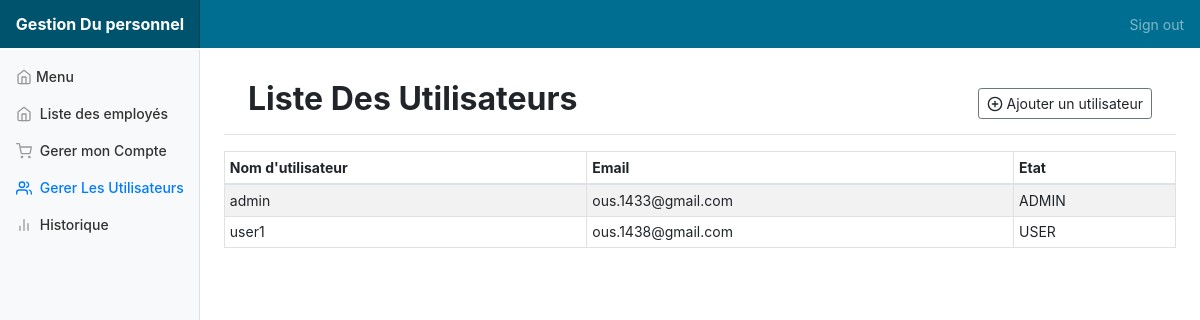
The page /Users.php (signed in) on the database its author committed.
### tables this page shows
CREATE TABLE IF NOT EXISTS `users` (
  `codeU` int(11) NOT NULL AUTO_INCREMENT,
  `NomU` varchar(50) NOT NULL,
  `MotDePasse` varchar(100) NOT NULL,
  `Permission` int(11) NOT NULL,
  `Email` varchar(40) DEFAULT NULL,
  PRIMARY KEY (`codeU`)
);

### Users.php (the view, shortened to what this page needs)
<!doctype html>
<html lang="fr">
    <head>
        <link href="bootstrap/css/bootstrap.min.css" rel="stylesheet">
        <link href="dashboard.css" rel="stylesheet">
        <link rel="stylesheet" href="jquery-ui-1.12.1/jquery-ui.css">
        <link href="jQuery-contextMenu-master/dist/jquery.contextMenu.css" rel="stylesheet">
    </head>
    <body>
      <?php
          include('navbar.php');
      ?>
      <nav class="col-md-2 d-none d-md-block bg-light sidebar" style="margin-top: 50px">
  <div class="sidebar-sticky">
    <ul class="nav flex-column">
      <li class="nav-item">
        <a class="nav-link"  href="dashboard.php"><span data-feather="home"></span>Menu<span class="sr-only"></span></a>
      </li>
      <li class="nav-item">
        <a class="nav-link"  href="employe.php"><span data-feather="home"></span> Liste des employés<span class="sr-only"></span></a>
      </li>
      <li class="nav-item">
        <a class="nav-link" href="Profile.php"> <span data-feather="shopping-cart"></span> Gerer mon Compte </a>
      </li>
      <?php
        if ($_SESSION['Permission']==1) {
       ?>
      <li class="nav-item">
        <a class="nav-link active text-capitalize" href="Users.php"> <span data-feather="users"></span> Gerer les Utilisateurs </a>
      </li>
      <?php
        }
       ?>
      <li class="nav-item">
        <a class="nav-link" href="Historique.php"> <span data-feather="bar-chart-2"></span> Historique </a>
      </li>
    </ul>
  </div>
</nav>
      <main role="main" class="col-md-9 ml-sm-auto col-lg-10 pt-3 px-4">
      <div id="Français">
          <div class="d-flex justify-content-between flex-wrap flex-md-nowrap align-items-center  pb-2 mb-3 border-bottom pt-3 px-4">
              <h1 class="h2 text-capitalize"><b>liste des utilisateurs</b></h1>
              <div class="btn-toolbar mb-2 mb-md-0">
                  <a class="btn btn-sm btn-outline-secondary" role="button" data-toggle="modal" data-target="#ii">
                    <span data-feather="plus-circle"></span>
                    Ajouter un utilisateur
                  </a>
              </div>
          </div>
         <?php
  include('database.php');
    try
    {
        $bdd = new PDO("mysql:host=$host;dbname=$dbname;charset=utf8", $un, $pw);
    }
    catch(Exception $e)
    {
        die('Erreur : '.$e->getMessage());
    }
         ?>
          <div  class="table-responsive" style="width: 100%;">
              <table id="ttable" class="table table-striped table-sm table-bordered table-ba table-hover" style=" margin-right: 2%">
                  <thead>
                      <tr>
                          <th onclick="sortTable(1)">Nom d'utilisateur</th>
                          <th onclick="sortTable(2)">Email</th>
                          <th onclick="sortTable(3)">Etat</th>
                      </tr>
                  </thead>
                  <tbody>
                      <?php
                          $reponse = $bdd->query("SELECT CodeU,NomU,email,Permission FROM users WHERE Permission != 3 ORDER BY Permission");
                          while ($donnees = $reponse->fetch())
                          {
                      ?>
                      <tr>
                          <td><?php echo $donnees['NomU']; ?></td>
                          <td><?php echo $donnees['email']; ?></td>
                          <td><?php if ($donnees['Permission'] == 1) {
                            echo "ADMIN";
                          }elseif ($donnees['Permission'] == 2) {
                            echo "USER";
                          }else echo "Ancient"; ?></td>
                      </tr>
                        <?php
                            }
                         ?>
                  </tbody>
              </table>
          </div>
      </div>
</main>
  </body>
</html>

### dashboard.css (style rules this page uses)
body { font-size: .875rem; width: 100%; }
.feather { width: 16px; height: 16px; vertical-align: text-bottom; }
.sidebar { position: fixed; top: 0; bottom: 0; left: 0; z-index: 100; padding: 0; box-shadow: inset -1px 0 0 rgba(0, 0, 0, .1); }
.sidebar-sticky { position: -webkit-sticky; position: sticky; top: 48px; height: calc(100vh - 48px); padding-top: .5rem; overflow-x: hidden; overflow-y: auto; }
.sidebar .nav-link { font-weight: 500; color: #333; }
.sidebar .nav-link .feather { margin-right: 4px; color: #999; }
.sidebar .nav-link.active { color: #007bff; }
.sidebar .nav-link:hover .feather, .sidebar .nav-link.active .feather { color: inherit; }
.border-bottom { border-bottom: 1px solid #e5e5e5; }

### rows shown on the page
users: NomU "admin", Email "ous.1433@gmail.com", Permission "ADMIN"
users: NomU "user1", Email "ous.1438@gmail.com", Permission "USER"
